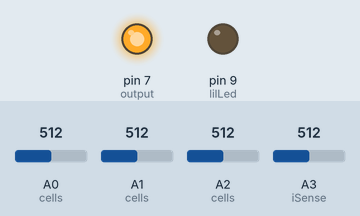
Recording of a sketch running on a simulated Arduino Uno, built with avr-gcc and run on an emulated ATmega328P. On the bench: output pins drawn as LEDs (lit = HIGH). The inputs (shaded band) are chosen by the test bench; at power-on: A2 (cells) = 512, A0 (cells) = 512, A1 (cells) = 512, A3 (iSense) = 512.

Above: at 1.2 s.
1.3 s: A2 (cells) set to 196
2.8 s: A2 (cells) set to 176
At 3.9 s:
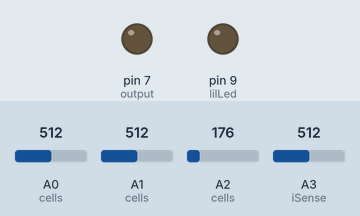
4.3 s: A2 (cells) set to 306
At 5.0 s:
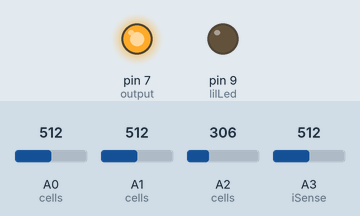
5.8 s: A2 (cells) set to 90
At 6.1 s:
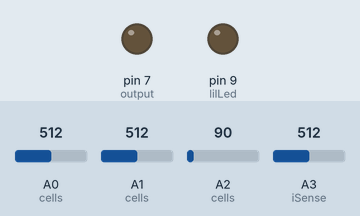
Timing chart, 0 to 8.3 s (numbered marks = the images above; inputs shaded):
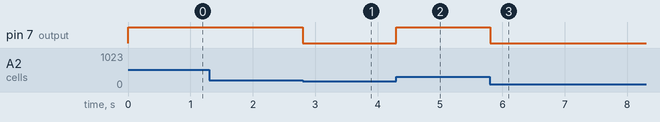

Measured:
- the behaviour switches between 186 and 185 on A2 (cells) (found by bisection; images 0 and 1)
- after the input at 1.3 s, every drawn part: stays the same
- after the input at 2.8 s, pin 7 (output): HIGH → LOW at once
- after the input at 4.3 s, pin 7 (output): LOW → HIGH at once
- after the input at 5.8 s, pin 7 (output): HIGH → LOW at once

The sketch:

relay_bms.ino
```cpp
//pin definitions
#include <SoftwareSerial.h>
#define iSense A3
#define chargePin 13
#define output 7
#define cell1 A0
#define cell2 A1
#define cell3 A2
#define lilLed 9


//state definitions
#define fullyCharged 2
#define notFull 4
#define charging 6

SoftwareSerial serial(A5, A4);

String b_data = "";

float battCapacity = 120000, fullChargeVoltage = 12.4, lowChargeVoltage = 10.0;

float charge = 0.0, current = 0.0;

float batteryVoltage, batteryPercentage;

float cell_voltage[3] = {};

byte cells[3] = {cell1, cell2, cell3};

unsigned long currentStamp = 0, lastMillis = 0, lastStamp = 0, cTime = 30000, wTime = 3000, diff, lastDumpTime = 0;

byte state;

bool chging = false;

struct BMS     //creating a BMS class
{


  void initializeBMS() //method for initializing the BMS
  {
    pinMode(output, 1);
    serial.begin(9600);
    pinMode(lilLed, 1);
    for (byte i = 0; i < 3; ++i)
    {
      pinMode(cells[i], 0);
    }
    float temp = (analogRead(cells[2]) * 55.0) / 1024.0;
    if (temp > lowChargeVoltage && temp < fullChargeVoltage)
    {
      while (temp > lowChargeVoltage && temp < fullChargeVoltage)
      {
        temp = (analogRead(cells[2]) * 55.0) / 1024.0;
        digitalWrite(lilLed, 1);
        delay(100);
        digitalWrite(lilLed, 0);
        delay(100);
      }
    }
    else if (temp <= lowChargeVoltage)
    {
      charge = 0;
      state = notFull;
    }
    else {
      charge = battCapacity;
      state = fullyCharged;
    }
    pinMode(iSense, 0);
    readCellVoltages();
  }


  float measureCurrent(byte pin)
  {
    float voltage = analogRead(pin);
    voltage = (voltage * 5.0) / 1024.0;
    voltage -= 2.5;
    float current = voltage / 0.0133;
    return current * 1000; //convert to milliamperes
  }


  void checkCondition(void)
  {
    if (batteryVoltage < lowChargeVoltage)
    {
      digitalWrite(output, 0);
      batteryPercentage = 0;
    }
    else {
      digitalWrite(output, 1);
    }
  }


  void readCellVoltages(void) //method for reading cell voltages
  {
    for (byte i = 0; i < 3; ++i)
    {
      float voltage = analogRead(cells[i]);
      voltage = (voltage * 55.0) / 1023.0;
      cell_voltage[i] = voltage;
    }
    cell_voltage[1] -= cell_voltage[0];
    cell_voltage[2] -= (cell_voltage[1] + cell_voltage[0]);
    batteryVoltage = analogRead(cells[2]);
    batteryVoltage = (batteryVoltage * 55.0) / 1023.0;
  }


  void Charge(void)
  {
    currentStamp = millis();
    if (state == notFull && (currentStamp - lastStamp >= wTime))
    {
      readCellVoltages();
      if (batteryVoltage >= fullChargeVoltage)
      {
        batteryPercentage = 100;
        state = fullyCharged;
      }
      else {
        digitalWrite(chargePin, 0);
        state = charging;
      }
      lastStamp = millis();
    }
    else if (state == charging && (currentStamp - lastStamp >= cTime))
    {
      digitalWrite(chargePin, 1);
      readCellVoltages();
      if (batteryVoltage >= fullChargeVoltage)
      {
        batteryPercentage = 100;
        state = fullyCharged;
      }
      else {
        digitalWrite(chargePin, 0);
        state = notFull;
      }
      lastStamp = millis();
    }
    else if (state == fullyCharged)
    {
      digitalWrite(chargePin, 1);
      readCellVoltages();
      if (batteryPercentage < 100 && batteryVoltage < fullChargeVoltage)
      {
        state = notFull;
      }
      else {
        state = fullyCharged;
      }
      lastStamp = millis();
    }
  }


  void countQ(void)
  {
    diff = millis() - lastMillis;
    if ( diff >= 1000)
    {
      current = measureCurrent(iSense);
      if (current > 0)
      {
        charge = charge - (current * (diff / 3600000.0));
        if (charge < 0)
        {
          charge = 0;
          chging = false;
        }
      }
      else if (current < 0)
      {
        charge = charge + (-1.0 * current * (diff / 3600000.0));
        chging = true;
      }
      lastMillis = millis();
    }
  }

  void seriallizeData(void)
  {
    if (millis() - lastDumpTime >= 1000)
    {
      b_data = "[";
      b_data += batteryVoltage;
      b_data += ",";
      b_data += batteryPercentage;
      b_data += ",";
      b_data += charge;
      b_data += ",";          //My Serializing Art ;)
      b_data += current;
      b_data += ",";
      b_data += cell_voltage[0];
      b_data += ",";
      b_data += cell_voltage[1];
      b_data += ",";
      b_data += cell_voltage[2];
      b_data += ",";
      b_data += chging;
      b_data += "]";
      b_data += ";";
      serial.println(b_data);
      lastDumpTime = millis();
    }
  }


  void computePercentage(void)
  {
    batteryPercentage = (charge / battCapacity) * 100;
    if (batteryPercentage > 100)
    {
      batteryPercentage = 100;
    }
  }


  void doRoutine(void)
  {
    checkCondition();
    countQ();
    computePercentage();
    Charge();
    seriallizeData();
  }

};
BMS bms; //creating a BMS object


/*void requestEvent() {
  Wire.print(b_data);
  delay(1000);
}*/


void receiveEvent(int howMany) {
}


void setup() {
  bms.initializeBMS();              //initializing the BMS
 // Wire.begin(102);
  //Wire.onRequest(requestEvent);
  //Wire.onReceive(receiveEvent);
}


void loop() {
  bms.doRoutine();
}
```
